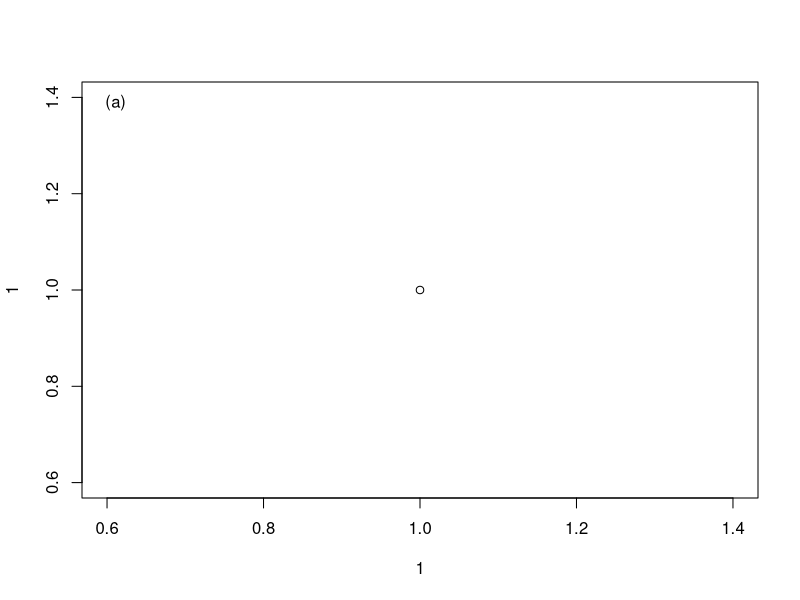

Reproduce this figure in R.
####=================
# Assignment: Principles and Debugging Quiz
# Date Created: November 8, 2020
# Name: Helen Casendino; hcas1024@uw.edu
# Note: This explains a way to dynamically place labels onto your plot.
# Especially useful in multipanel plots where you want to place a bunch of labels quick. 
####=================


graph_function<-function(label,axis_percentile,...){
  
  # This lines gives extreme x values (x1, x2) and extreme y values
  plot_extremes<-par("usr")
  
  x_loc<- plot_extremes[1] + axis_percentile[1] * diff(plot_extremes[1:2])
  y_loc<- plot_extremes[3] + axis_percentile[2] * diff(plot_extremes[3:4])
  text(x = x_loc, y = y_loc, l = label,...)
  }

plot(1,1)
graph_function(label="(a)", axis_percentile=c(.05,.95))
 
